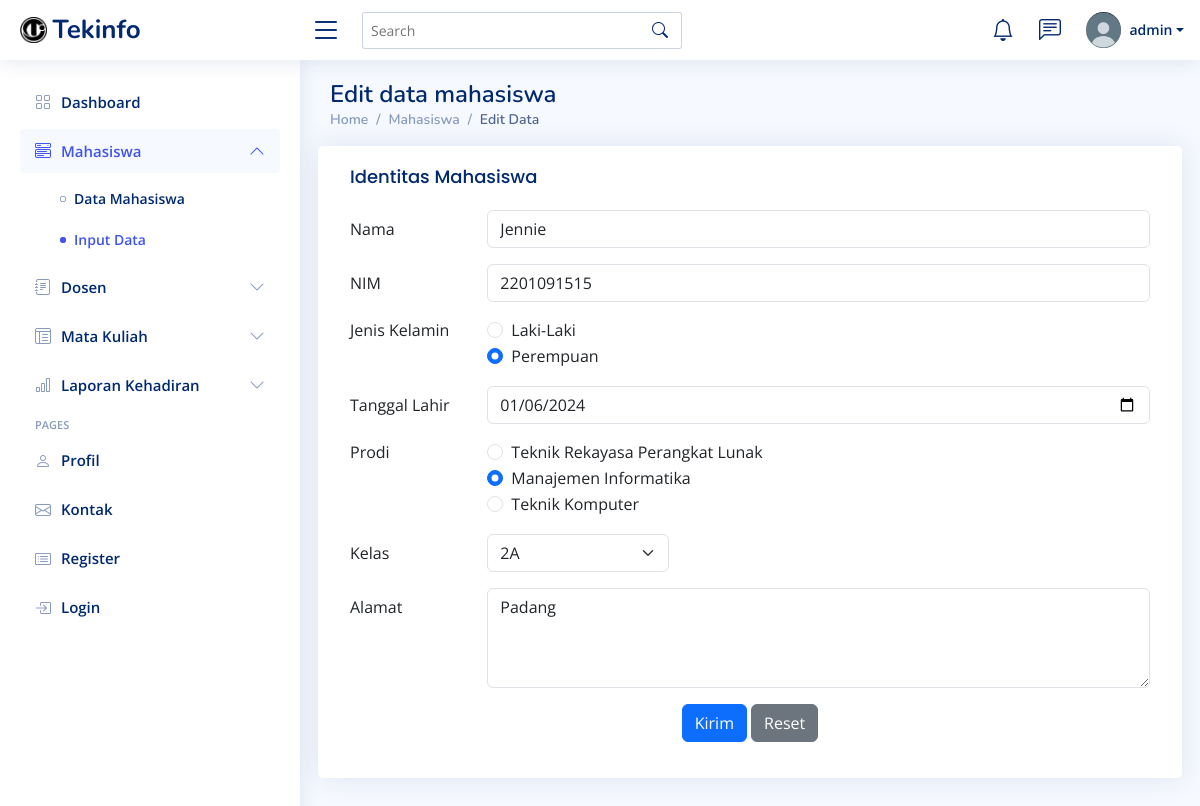
The app's page /modul/mahasiswa/edit-mahasiswa.php?nim=2201091515 (signed in) with its own data.
### tables this page shows
CREATE TABLE `mahasiswa` (
  `nim` bigint(11) NOT NULL,
  `nama` varchar(80) NOT NULL,
  `jenis_kelamin` enum('L','P') NOT NULL,
  `tgl_lahir` date NOT NULL,
  `prodi` enum('TRPL','MI','TKOM') NOT NULL,
  `id_kelas` int(11) NOT NULL,
  `alamat` text DEFAULT NULL
);

### modul/mahasiswa/edit-mahasiswa.php (the view, shortened to what this page needs)
<?php
include '../../koneksi.php';
$get_nim = $_GET['nim'];
$sql = "SELECT * FROM mahasiswa WHERE nim=?";
$stmt = $db->prepare($sql);
$stmt->bind_param("s", $get_nim);
$stmt->execute();
$result = $stmt->get_result();
if ($result->num_rows == 1) {
    $row = $result->fetch_assoc();
} else {
    echo "Data $get_nim tidak tersedia";
    exit;
}
?>
<!DOCTYPE html>
<html lang="en">
<head>
  <link href="../assets/vendor/bootstrap/css/bootstrap.min.css" rel="stylesheet">
  <link href="../assets/vendor/bootstrap-icons/bootstrap-icons.css" rel="stylesheet">
  <link href="../assets/vendor/boxicons/css/boxicons.min.css" rel="stylesheet">
  <link href="../assets/vendor/quill/quill.snow.css" rel="stylesheet">
  <link href="../assets/vendor/quill/quill.bubble.css" rel="stylesheet">
  <link href="../assets/vendor/remixicon/remixicon.css" rel="stylesheet">
  <link href="../assets/vendor/simple-datatables/style.css" rel="stylesheet">
  <link href="../assets/css/style.css" rel="stylesheet">
</head>
<body>
  <header id="header" class="header fixed-top d-flex align-items-center">
<div class="d-flex align-items-center justify-content-between">
  <a href="#" class="logo d-flex align-items-center">
    <img src="../assets/img/Logo Ti.png" alt="">
    <span class="d-none d-lg-block">Tekinfo</span>
  </a>
  <i class="bi bi-list toggle-sidebar-btn"></i>
</div>
<div class="search-bar">
  <form class="search-form d-flex align-items-center" method="POST" action="#">
    <input type="text" name="query" placeholder="Search" title="Enter search keyword">
    <button type="submit" title="Search"><i class="bi bi-search"></i></button>
  </form>
</div>
<nav class="header-nav ms-auto">
  <ul class="d-flex align-items-center">
    <li class="nav-item dropdown">
      <a class="nav-link nav-icon" href="#" data-bs-toggle="dropdown">
        <i class="bi bi-bell"></i>
      </a>
    </li>
    <li class="nav-item dropdown">
      <a class="nav-link nav-icon" href="#" data-bs-toggle="dropdown">
        <i class="bi bi-chat-left-text"></i>
      </a>
    </li>
    <li class="nav-item dropdown pe-3">
      <a class="nav-link nav-profile d-flex align-items-center pe-0" href="#" data-bs-toggle="dropdown">
        <img src="../assets/img/icon.jpg" alt="Profile" class="rounded-circle">
        <span class="d-none d-md-block dropdown-toggle ps-2"><?=   $_SESSION['nama']?></span>
      </a>
    </li>
  </ul>
</nav>
</header>
<aside id="sidebar" class="sidebar">
<ul class="sidebar-nav" id="sidebar-nav">
  <li class="nav-item">
    <a class="nav-link collapsed" href="../../index.php">
      <i class="bi bi-grid"></i>
      <span>Dashboard</span>
    </a>
  </li>
  <li class="nav-item">
    <a class="nav-link " data-bs-target="#components-nav" data-bs-toggle="collapse" href="#">
      <i class="bi bi-menu-button-wide"></i><span>Mahasiswa</span><i class="bi bi-chevron-down ms-auto"></i>
    </a>
    <ul id="components-nav" class="nav-content collapse show" data-bs-parent="#sidebar-nav">
      <li>
        <a href="data-mahasiswa.php" >
          <i class="bi bi-circle"></i><span>Data Mahasiswa</span>
        </a>
      </li>
      <li>
        <a href="#" class="active" class="active">
          <i class="bi bi-circle"></i><span>Input Data</span>
        </a>
      </li>
    </ul>
  </li>
  <li class="nav-item">
    <a class="nav-link collapsed" data-bs-target="#forms-nav" data-bs-toggle="collapse" href="#">
      <i class="bi bi-journal-text"></i><span>Dosen</span><i class="bi bi-chevron-down ms-auto"></i>
    </a>
  </li>
  <li class="nav-item">
    <a class="nav-link collapsed" data-bs-target="#tables-nav" data-bs-toggle="collapse" href="#">
      <i class="bi bi-layout-text-window-reverse"></i><span>Mata Kuliah</span><i class="bi bi-chevron-down ms-auto"></i>
    </a>
  </li>
  <li class="nav-item">
        <a class="nav-link collapsed" data-bs-target="#charts-nav" data-bs-toggle="collapse" href="#">
          <i class="bi bi-bar-chart"></i><span>Laporan Kehadiran</span><i class="bi bi-chevron-down ms-auto"></i>
        </a>
      </li>
  <li class="nav-heading">Pages</li>
  <li class="nav-item">
    <a class="nav-link collapsed" href="../../profil.php">
      <i class="bi bi-person"></i>
      <span>Profil</span>
    </a>
  </li>
  <li class="nav-item">
    <a class="nav-link collapsed" href="#">
      <i class="bi bi-envelope"></i>
      <span>Kontak</span>
    </a>
  </li>
  <li class="nav-item">
    <a class="nav-link collapsed" href="../../buat-akun.php">
      <i class="bi bi-card-list"></i>
      <span>Register</span>
    </a>
  </li>
  <li class="nav-item">
    <a class="nav-link collapsed" href="../../login.php">
      <i class="bi bi-box-arrow-in-right"></i>
      <span>Login</span>
    </a>
  </li>
</ul>
</aside>
<main id="main" class="main">
    <div class="pagetitle">
      <h1 text-align="center">Edit data mahasiswa</h1>
      <nav>
        <ol class="breadcrumb">
          <li class="breadcrumb-item"><a href="../../index.php">Home</a></li>
          <li class="breadcrumb-item ">Mahasiswa</li>
          <li class="breadcrumb-item active">Edit Data</li>
        </ol>
      </nav>
    </div>
    <section class="section dashboard">
      <div class="row">
      <div class="card">
            <div class="card-body">
              <h5 class="card-title">Identitas Mahasiswa</h5>
              <form action="" method="post">
                <div class="row mb-3">
                  <label for="inputText" class="col-sm-2 col-form-label" >Nama</label>
                  <div class="col-sm-10">
                    <input type="text" class="form-control" name="nama" value="<?php echo $row['nama']; ?>">
                  </div>
                </div>
                <div class="row mb-3">
                  <label for="inputNumber" class="col-sm-2 col-form-label" >NIM</label>
                  <div class="col-sm-10">
                    <input type="number" class="form-control" name="nim" value="<?php echo $row['nim']; ?>">
                  </div>
                </div>
                <fieldset class="row mb-3">
                  <legend class="col-form-label col-sm-2 pt-0">Jenis Kelamin</legend>
                  <div class="col-sm-10">
                    <div class="form-check">
                      <input class="form-check-input" type="radio" name="jenis_kelamin" value="L" <?= $row['jenis_kelamin'] == 'L' ? 'checked' : '' ?> required>
                      <label class="form-check-label" for="L">Laki-Laki</label>
                    </div>
                    <div class="form-check">
                      <input class="form-check-input" type="radio" name="jenis_kelamin" value="P" <?= $row['jenis_kelamin'] == 'P' ? 'checked' : '' ?> required>
                      <label class="form-check-label" for="P">Perempuan</label>
                    </div>
                  </div>
                </fieldset>
                <div class="row mb-3">
                  <label for="inputDate" class="col-sm-2 col-form-label">Tanggal Lahir</label>
                  <div class="col-sm-10">
                    <input type="date" class="form-control" name="tgl_lahir" value="<?php echo $row['tgl_lahir']; ?>">
                  </div>
                </div>
                <fieldset class="row mb-3">
                  <legend class="col-form-label col-sm-2 pt-0">Prodi</legend>
                  <div class="col-sm-10">
                    <div class="form-check">
                      <input class="form-check-input" type="radio" name="prodi"  value="TRPL" <?= $row['prodi'] == 'TRPL' ? 'checked' : '' ?> required>
                      <label class="form-check-label" for="TRLP">Teknik Rekayasa Perangkat Lunak</label>
                    </div>
                    <div class="form-check">
                      <input class="form-check-input" type="radio" name="prodi" value="MI" <?= $row['prodi'] == 'MI' ? 'checked' : '' ?> required>
                      <label class="form-check-label" for="MI">Manajemen Informatika</label>
                    </div>
                    <div class="form-check">
                      <input class="form-check-input" type="radio" name="prodi" value="TKOM" <?= $row['prodi'] == 'TEKOM' ? 'checked' : '' ?> required>
                      <label class="form-check-label" for="TKOM">Teknik Komputer</label>
                    </div>
                  </div>
                </fieldset>
                <div class="row mb-3">
                        <label class="col-sm-2 col-form-label">Kelas</label>
                        <div class="col-sm-3">
                        <select name="id_kelas" class="form-select">
                            <?php
                                $kelas=mysqli_query($db,"SELECT * FROM kelas");
                                while ($data_kelas=mysqli_fetch_array($kelas)) {
                                    $select =$data_kelas['id'] == $row['id_kelas'] ? 'selected' : '';
                                   echo"<option $select value=".$data_kelas['id'].">".$data_kelas['nama_kelas']."</option>";
                                }
                            ?>
                        </select>
                        </div>
                    </div>
                <div class="row mb-3">
                  <label for="inputPassword" class="col-sm-2 col-form-label">Alamat</label>
                  <div class="col-sm-10">
                    <textarea class="form-control" style="height: 100px" name="alamat"><?php echo $row['alamat']; ?></textarea>
                  </div>
                </div>
                <div class="row mb-3">
                  <div class="text-center">
                    <button type="submit" class="btn btn-primary" name="submit">Kirim</button>
                    <button type="reset" class="btn btn-secondary">Reset</button>
                  </div>
                </div>
              </form>
            </div>
          </div>
</main>
</body>
</html>

### modul/assets/css/style.css (style rules this page uses)
:root { scroll-behavior: smooth; }
body { font-family: "Open Sans", sans-serif; background: #f6f9ff; color: #444444; }
a { color: #4154f1; text-decoration: none; }
h1, h2, h3, h4, h5, h6 { font-family: "Nunito", sans-serif; }
#main { margin-top: 60px; padding: 20px 30px; transition: all 0.3s; }
.pagetitle { margin-bottom: 10px; }
.pagetitle h1 { font-size: 24px; margin-bottom: 0; font-weight: 600; color: #012970; }
.card { margin-bottom: 30px; border: none; border-radius: 5px; box-shadow: 0px 0 30px rgba(1, 41, 112, 0.1); }
.card-title { padding: 20px 0 15px 0; font-size: 18px; font-weight: 500; color: #012970; font-family: "Poppins", sans-serif; }
.card-body { padding: 0 20px 20px 20px; }
.breadcrumb { font-size: 14px; font-family: "Nunito", sans-serif; color: #899bbd; font-weight: 600; }
.breadcrumb a { color: #899bbd; transition: 0.3s; }
.breadcrumb .breadcrumb-item::before { color: #899bbd; }
.breadcrumb .active { color: #51678f; font-weight: 600; }
.logo { line-height: 1; }
@media (min-width: 1200px) { .logo { width: 280px; } }
.logo img { max-height: 26px; margin-right: 6px; }
.logo span { font-size: 26px; font-weight: 700; color: #012970; font-family: "Nunito", sans-serif; }
.header { transition: all 0.5s; z-index: 997; height: 60px; box-shadow: 0px 2px 20px rgba(1, 41, 112, 0.1); background-color: #fff; padding-left: 20px; }
.header .toggle-sidebar-btn { font-size: 32px; padding-left: 10px; cursor: pointer; color: #012970; }
.header .search-bar { min-width: 360px; padding: 0 20px; }
.header .search-form { width: 100%; }
.header .search-form input { border: 0; font-size: 14px; color: #012970; border: 1px solid rgba(1, 41, 112, 0.2); padding: 7px 38px 7px 8px; border-radius: 3px; transition: 0.3s; width: 100%; }
.header .search-form button { border: 0; padding: 0; margin-left: -30px; background: none; }
.header .search-form button i { color: #012970; }
.header-nav ul { list-style: none; }
.header-nav>ul { margin: 0; padding: 0; }
.header-nav .nav-icon { font-size: 22px; color: #012970; margin-right: 25px; position: relative; }
.header-nav .nav-profile { color: #012970; }
.header-nav .nav-profile img { max-height: 36px; }
.header-nav .nav-profile span { font-size: 14px; font-weight: 600; }
.sidebar { position: fixed; top: 60px; left: 0; bottom: 0; width: 300px; z-index: 996; transition: all 0.3s; padding: 20px; overflow-y: auto; scrollbar-width: thin; scrollbar-color: #aab7cf transparent; box-shadow: 0px 0px 20px rgba(1, 41, 112, 0.1); background-color: #fff; }
@media (min-width: 1200px) { #main, #footer { margin-left: 300px; } }
.sidebar-nav { padding: 0; margin: 0; list-style: none; }
.sidebar-nav li { padding: 0; margin: 0; list-style: none; }
.sidebar-nav .nav-item { margin-bottom: 5px; }
.sidebar-nav .nav-heading { font-size: 11px; text-transform: uppercase; color: #899bbd; font-weight: 600; margin: 10px 0 5px 15px; }
.sidebar-nav .nav-link { display: flex; align-items: center; font-size: 15px; font-weight: 600; color: #4154f1; transition: 0.3; background: #f6f9ff; padding: 10px 15px; border-radius: 4px; }
.sidebar-nav .nav-link i { font-size: 16px; margin-right: 10px; color: #4154f1; }
.sidebar-nav .nav-link.collapsed { color: #012970; background: #fff; }
.sidebar-nav .nav-link.collapsed i { color: #899bbd; }
.sidebar-nav .nav-link .bi-chevron-down { margin-right: 0; transition: transform 0.2s ease-in-out; }
.sidebar-nav .nav-link:not(.collapsed) .bi-chevron-down { transform: rotate(180deg); }
.sidebar-nav .nav-content { padding: 5px 0 0 0; margin: 0; list-style: none; }
.sidebar-nav .nav-content a { display: flex; align-items: center; font-size: 14px; font-weight: 600; color: #012970; transition: 0.3; padding: 10px 0 10px 40px; transition: 0.3s; }
.sidebar-nav .nav-content a i { font-size: 6px; margin-right: 8px; line-height: 0; border-radius: 50%; }
.sidebar-nav .nav-content a:hover, .sidebar-nav .nav-content a.active { color: #4154f1; }
.sidebar-nav .nav-content a.active i { background-color: #4154f1; }

### records on screen
mahasiswa: nama "Jennie", nim "2201091515", jenis_kelamin "☑", tgl_lahir "01/06/2024", prodi "☑", alamat "Padang"

### other values on screen
$_SESSION['nama'] "admin"
form field id_kelas "2A"
